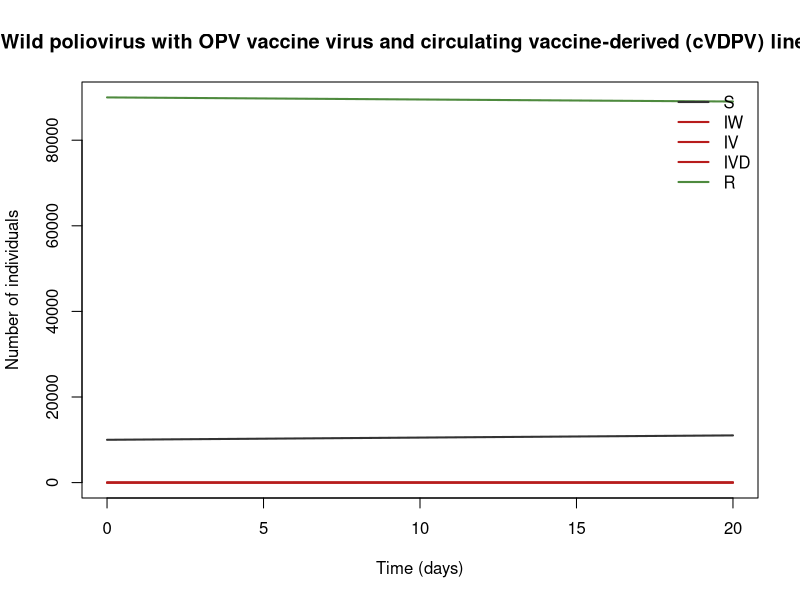

Generate this figure with R:
## Wild poliovirus with OPV vaccine virus and circulating vaccine-derived (cVDPV) lineage
## Poliomyelitis (WPV, Sabin OPV, cVDPV).
## Parameter values: 0 of 11 checked against the source; the rest are recalled or illustrative.
## Reference: Structure inspired by Fine PEM, Carneiro IAM. Transmissibility and persistence of oral polio vaccine viruses: implications for the global poliomyelitis eradication initiative. Am J Epidemiol 1999;150(10):1001–1021
## Source: https://doi.org/10.1093/oxfordjournals.aje.a009924
##
## Generated from a compartmental model diagram (model format v1).
## Regenerating from the same diagram always gives this exact file.
##
## Compartments: S, IW, IV, IVD, R
## Flows (time unit: days):
##   (outside) -> S   : mu_h * N * (1 - p_opv * take_v)
##   (outside) -> IV  : mu_h * N * p_opv * take_v
##   S -> IW          : bw * IW / N * S
##   S -> IV          : bv * IV / N * (1 - p_rev) * S
##   S -> IVD         : (bv * IV / N * p_rev + bvd * IVD / N) * S
##   IW -> R          : gam_p * IW
##   IV -> R          : gam_p * IV
##   IVD -> R         : gam_p * IVD
##   R -> S           : omega_p * R
##   S -> (outside)   : mu_h * S

library(deSolve)

# ---- Time ------------------------------------------------------------
times <- seq(0, 20, by = 0.02)  # days

# ---- Parameters ------------------------------------------------------
parameters <- c(
  mu_h = 1 / (50 * 365),    # birth/death [I] (day^-1)
  gam_p = 1 / 28,           # recovery (about 4 weeks of excretion) [M] (day^-1)
  R0_w = 6,                 # WPV R0; reported range about 4–13 in high-transmission settings [M]
  rel_v = 0.4,              # Sabin virus transmissibility relative to WPV [I]
  rel_vd = 0.9,             # cVDPV transmissibility relative to WPV [I]
  p_rev = 0.01,             # fraction of Sabin onward transmissions producing revertant (cVDPV) virus [I]
  p_opv = 0.8,              # routine OPV coverage at birth (cohort) [I]
  take_v = 0.5,             # per-dose take, intestinal infection [I]
  omega_p = 1 / (5 * 365),  # waning of intestinal immunity [I] (day^-1)
  par_ratio = 0.005,        # paralysis-to-infection ratio, about 1/200 for WPV1 [M, widely cited]
  N0 = 100000               # total initial population [illustrative default]
)

# ---- Initial conditions ----------------------------------------------
state <- with(as.list(parameters), {
  S <- 0.1 * N0  # susceptible to intestinal infection
  IW <- 10       # wild-type infection
  IV <- 0        # OPV (Sabin-like) infection
  IVD <- 0       # cVDPV (reverted) infection
  R <- 0.9 * N0  # intestinally immune
  c(S = S, IW = IW, IV = IV, IVD = IVD, R = R)
})

# ---- Model equations -------------------------------------------------
polio_wpv_opv_model <- function(t, state, parameters) {
  with(as.list(c(state, parameters)), {
    # Total population
    N <- S + IW + IV + IVD + R

    # Derived quantities
    bw <- R0_w * gam_p
    bv <- rel_v * R0_w * gam_p
    bvd <- rel_vd * R0_w * gam_p
    inc_par <- par_ratio * (bw * IW + bvd * IVD) / N * S  # paralytic incidence

    # Rates of change
    dS <- mu_h * N * (1 - p_opv * take_v) - bw * IW / N * S - bv * IV / N * (1 - p_rev) * S - (bv * IV / N * p_rev + bvd * IVD / N) * S + omega_p * R - mu_h * S
    dIW <- bw * IW / N * S - gam_p * IW
    dIV <- mu_h * N * p_opv * take_v + bv * IV / N * (1 - p_rev) * S - gam_p * IV
    dIVD <- (bv * IV / N * p_rev + bvd * IVD / N) * S - gam_p * IVD
    dR <- gam_p * IW + gam_p * IV + gam_p * IVD - omega_p * R

    list(c(dS, dIW, dIV, dIVD, dR))
  })
}

# ---- Solve -----------------------------------------------------------
out <- ode(y = state, times = times, func = polio_wpv_opv_model, parms = parameters)
out <- as.data.frame(out)

# ---- Plot ------------------------------------------------------------
compartment_cols <- c(S = "#333333", IW = "#B71C1C", IV = "#B71C1C", IVD = "#B71C1C", R = "#4E8A3E")
matplot(out$time, out[, names(compartment_cols)], type = "l", lty = 1, lwd = 2,
        col = compartment_cols, xlab = "Time (days)", ylab = "Number of individuals",
        main = "Wild poliovirus with OPV vaccine virus and circulating vaccine-derived (cVDPV) lineage")
legend("topright", legend = names(compartment_cols), col = compartment_cols,
       lty = 1, lwd = 2, bty = "n")
